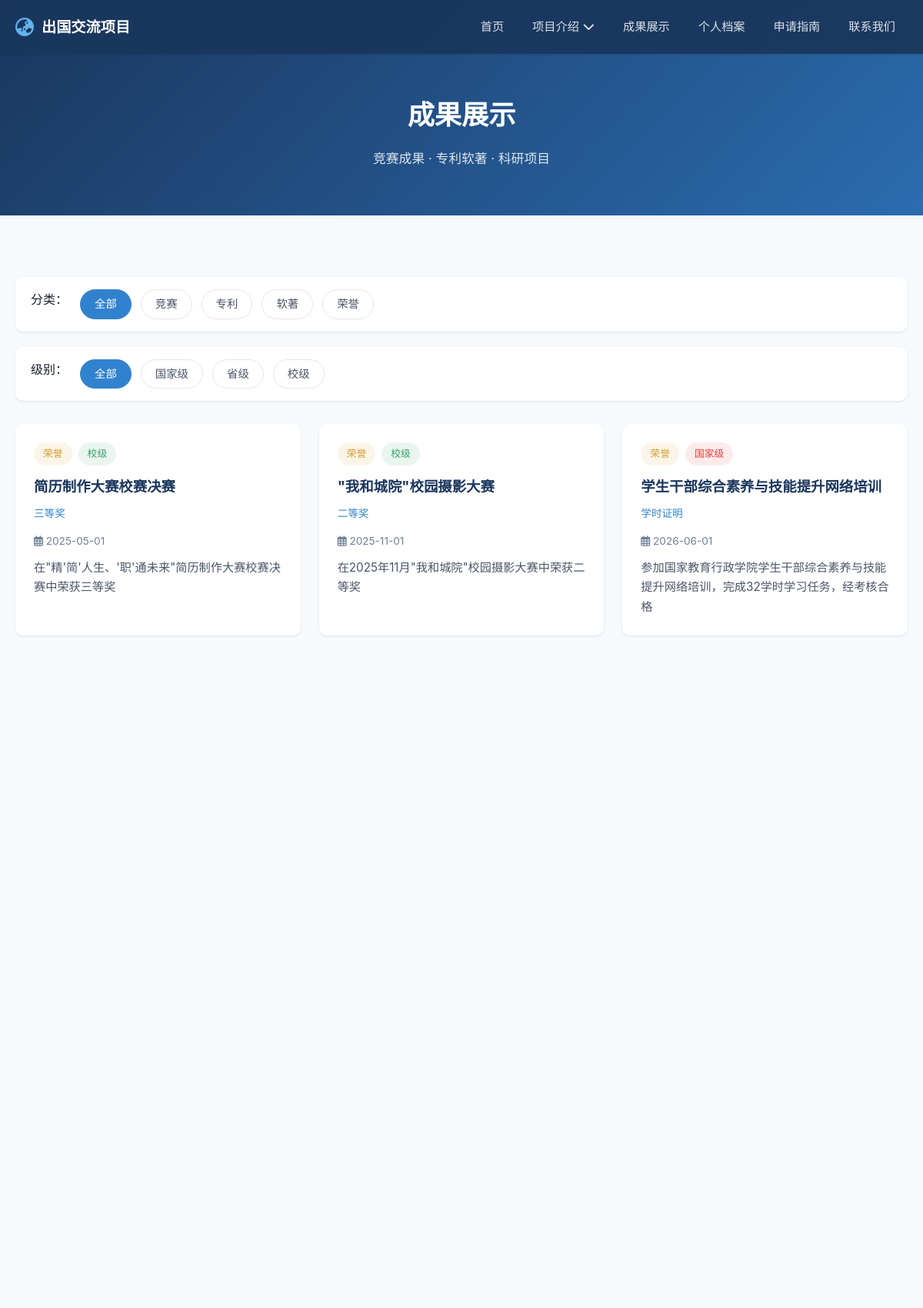
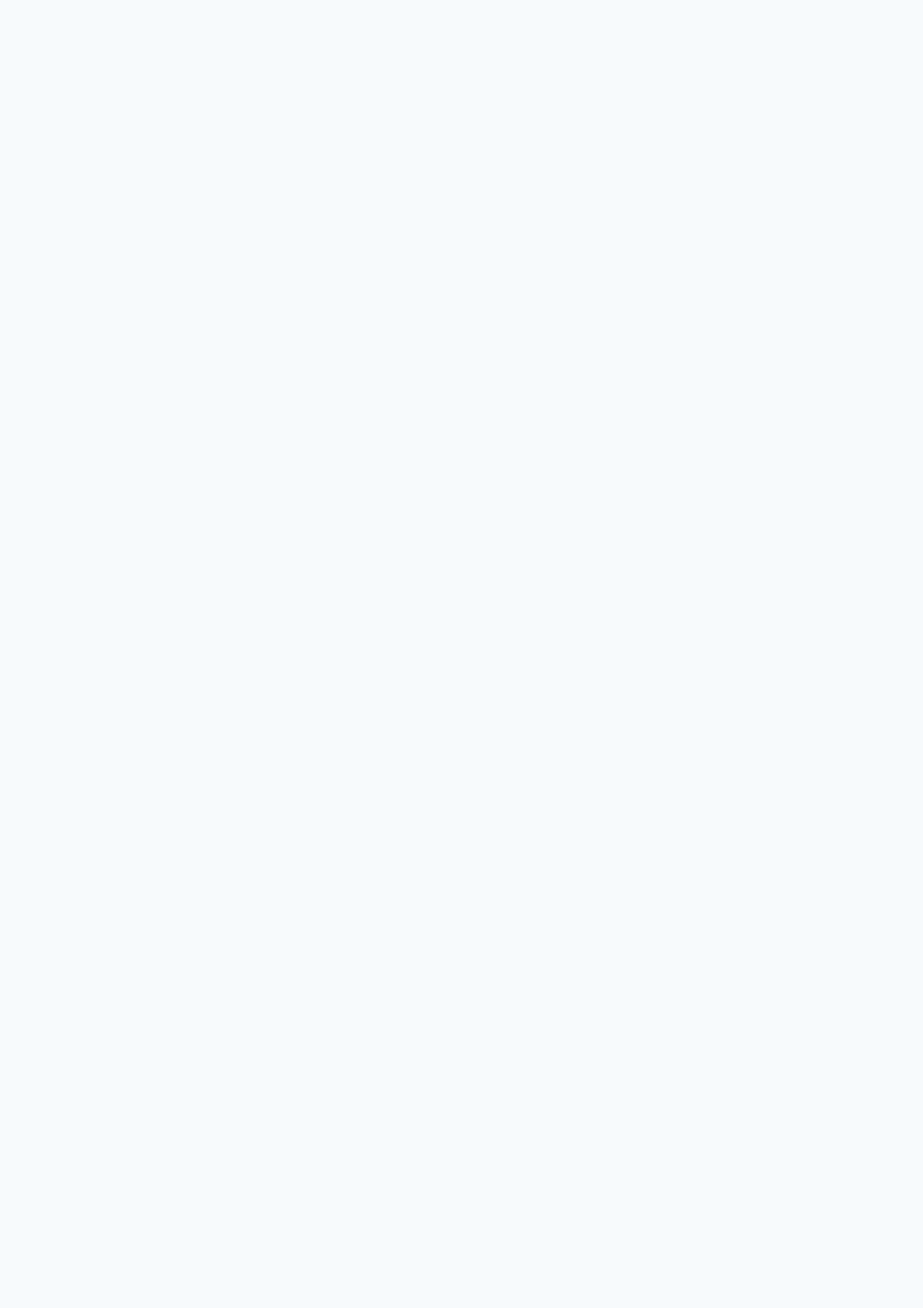
The page /achievement/ (upper part) on the database its author committed (2 pictures, top to bottom).
### app/models/models.py (models this page shows, shortened)
class Achievement(db.Model):
    __tablename__ = 'achievements'
    id = db.Column(db.Integer, primary_key=True)
    title = db.Column(db.String(200), nullable=False, comment='成果标题')
    description = db.Column(db.Text, comment='成果描述')
    category = db.Column(db.String(50), comment='成果类别：竞赛/专利/软著/论文/项目')
    level = db.Column(db.String(50), comment='级别：国家级/省级/校级')
    award = db.Column(db.String(200), comment='奖项/荣誉')
    date = db.Column(db.Date, comment='获得日期')
    image = db.Column(db.String(200), comment='成果图片')
    is_featured = db.Column(db.Boolean, default=False, comment='是否精选展示')
    created_at = db.Column(db.DateTime, default=datetime.now)

### app/routes/achievement.py (the view)
@achievement_bp.route('/')
def achievement_list():
    category = request.args.get('category', '')
    level = request.args.get('level', '')
    query = Achievement.query
    if category:
        query = query.filter_by(category=category)
    if level:
        query = query.filter_by(level=level)
    achievements = query.order_by(Achievement.created_at.desc()).all()
    categories = db.session.query(Achievement.category).distinct().all()
    levels = db.session.query(Achievement.level).distinct().all()
    return render_template('pages/achievement/list.html',
                           achievements=achievements,
                           categories=[c[0] for c in categories if c[0]],
                           levels=[l[0] for l in levels if l[0]],
                           current_category=category,
                           current_level=level)

### app/templates/pages/achievement/list.html (shortened to what this page needs)
{% extends "base.html" %}
{% block content %}
<div class="page-header">
    <div class="container">
        <h1>成果展示</h1>
        <p>竞赛成果 · 专利软著 · 科研项目</p>
    </div>
</div>
<section class="section">
    <div class="container">
        <div class="filter-bar">
            <span style="font-weight:500; color:var(--text-primary); margin-right:4px;">分类：</span>
            <a href="{{ url_for('achievement.achievement_list', category='', level=current_level) }}"
               class="filter-btn {% if not current_category %}active{% endif %}">全部</a>
            {% for cat in categories %}
            <a href="{{ url_for('achievement.achievement_list', category=cat, level=current_level) }}"
               class="filter-btn {% if current_category == cat %}active{% endif %}">{{ cat }}</a>
            {% endfor %}
        </div>
        <div class="filter-bar" style="margin-top:-10px;">
            <span style="font-weight:500; color:var(--text-primary); margin-right:4px;">级别：</span>
            <a href="{{ url_for('achievement.achievement_list', category=current_category, level='') }}"
               class="filter-btn {% if not current_level %}active{% endif %}">全部</a>
            <a href="{{ url_for('achievement.achievement_list', category=current_category, level='国家级') }}"
               class="filter-btn {% if current_level == '国家级' %}active{% endif %}">国家级</a>
            <a href="{{ url_for('achievement.achievement_list', category=current_category, level='省级') }}"
               class="filter-btn {% if current_level == '省级' %}active{% endif %}">省级</a>
            <a href="{{ url_for('achievement.achievement_list', category=current_category, level='校级') }}"
               class="filter-btn {% if current_level == '校级' %}active{% endif %}">校级</a>
        </div>
        <div class="card-grid">
            {% for item in achievements %}
            <a href="{{ url_for('achievement.achievement_detail', achievement_id=item.id) }}" class="card reveal" style="text-decoration:none; color:inherit;">
                <div class="card-body">
                    <div style="display:flex; gap:8px; margin-bottom:12px; flex-wrap:wrap;">
                        {% if item.category == '竞赛' %}
                        <span class="badge badge-competition">{{ item.category }}</span>
                        {% elif item.category == '专利' %}
                        <span class="badge badge-patent">{{ item.category }}</span>
                        {% elif item.category == '软著' %}
                        <span class="badge badge-patent">{{ item.category }}</span>
                        {% elif item.category == '荣誉' %}
                        <span class="badge badge-competition">{{ item.category }}</span>
                        {% else %}
                        <span class="badge">{{ item.category }}</span>
                        {% endif %}
                        {% if item.level == '国家级' %}
                        <span class="badge badge-national">{{ item.level }}</span>
                        {% elif item.level == '省级' %}
                        <span class="badge badge-provincial">{{ item.level }}</span>
                        {% elif item.level == '校级' %}
                        <span class="badge badge-school">{{ item.level }}</span>
                        {% endif %}
                    </div>
                    <h3>{{ item.title }}</h3>
                    {% if item.award %}
                    <p class="card-subtitle">{{ item.award }}</p>
                    {% endif %}
                    {% if item.date %}
                    <p style="font-size:0.85rem; color:var(--text-light); margin-bottom:10px;">
                        <i class="far fa-calendar-alt"></i> {{ item.date.strftime('%Y-%m-%d') }}
                    </p>
                    {% endif %}
                    {% if item.description %}
                    <p>{{ item.description[:100] }}{% if item.description|length > 100 %}...{% endif %}</p>
                    {% endif %}
                </div>
            </a>
            {% else %}
            <div style="text-align:center; padding:60px 20px; color:var(--text-light); grid-column:1/-1;">
                <i class="fas fa-trophy" style="font-size:3rem; margin-bottom:16px; display:block;"></i>
                <p>暂无相关成果</p>
            </div>
            {% endfor %}
        </div>
    </div>
</section>
{% endblock %}

### app/static/css/style.css (style rules this page uses)
:root { --primary: #1a365d; --primary-light: #2b6cb0; --primary-dark: #0f2440; --accent: #3182ce; --accent-light: #63b3ed; --success: #38a169; --warning: #d69e2e; --danger: #e53e3e; --text-primary: #1a202c; --text-secondary: #4a5568; --text-light: #718096; --bg-primary: #ffffff; --bg-secondary: #f7fafc; --bg-tertiary: #edf2f7; --border-color: #e2e8f0; --shadow-sm: 0 1px 3px rgba(0,0,0,0.1); --shadow-md: 0 4px 12px rgba(0,0,0,0.1); --shadow-lg: 0 10px 30px rgba(0,0,0,0.15); --radius-sm: 6px; --radius-md: 10px; --radius-lg: 16px; --transition: all 0.3s ease; --max-width: 1200px; }
*, *::before, *::after { margin: 0; padding: 0; box-sizing: border-box; }
html { scroll-behavior: smooth; font-size: 16px; }
body { font-family: 'Noto Sans SC', -apple-system, BlinkMacSystemFont, 'Segoe UI', sans-serif; color: var(--text-primary); background-color: var(--bg-secondary); line-height: 1.7; -webkit-font-smoothing: antialiased; }
a { color: var(--accent); text-decoration: none; transition: var(--transition); }
.container { max-width: var(--max-width); margin: 0 auto; padding: 0 20px; }
.section { padding: 80px 0; }
.card-grid { display: grid; grid-template-columns: repeat(auto-fill, minmax(320px, 1fr)); gap: 24px; }
.card { background: var(--bg-primary); border-radius: var(--radius-md); box-shadow: var(--shadow-sm); overflow: hidden; transition: var(--transition); }
.card-body { padding: 24px; }
.card-body h3 { font-size: 1.15rem; color: var(--primary); margin-bottom: 8px; }
.card-body .card-subtitle { font-size: 0.85rem; color: var(--accent); margin-bottom: 12px; font-weight: 500; }
.card-body p { color: var(--text-secondary); font-size: 0.95rem; line-height: 1.7; }
.badge { display: inline-block; padding: 4px 12px; border-radius: 50px; font-size: 0.8rem; font-weight: 500; }
.badge-national { background: rgba(229, 62, 62, 0.1); color: var(--danger); }
.badge-school { background: rgba(56, 161, 105, 0.1); color: var(--success); }
.badge-competition { background: rgba(214, 158, 46, 0.1); color: var(--warning); }
.page-header { background: linear-gradient(135deg, var(--primary) 0%, var(--primary-light) 100%); color: #fff; padding: 120px 20px 60px; text-align: center; }
.page-header h1 { font-size: 2.2rem; font-weight: 700; margin-bottom: 12px; }
.page-header p { font-size: 1.05rem; opacity: 0.85; }
.filter-bar { display: flex; gap: 12px; flex-wrap: wrap; margin-bottom: 30px; padding: 16px 20px; background: var(--bg-primary); border-radius: var(--radius-md); box-shadow: var(--shadow-sm); }
.filter-btn { padding: 6px 18px; border: 1px solid var(--border-color); border-radius: 50px; background: var(--bg-primary); color: var(--text-secondary); font-size: 0.9rem; cursor: pointer; transition: var(--transition); }
.filter-btn:hover, .filter-btn.active { background: var(--accent); color: #fff; border-color: var(--accent); }
.reveal { opacity: 0; transform: translateY(30px); transition: opacity 0.6s ease, transform 0.6s ease; }
.reveal.visible { opacity: 1; transform: translateY(0); }

### rows shown on the page
Achievement: category "荣誉", level "校级", title "简历制作大赛校赛决赛", award "三等奖", date "2025-05-01", description "在\"精'简'人生、'职'通未来\"简历制作大赛校赛决赛中荣获三等奖"
Achievement: category "荣誉", level "校级", title "\"我和城院\"校园摄影大赛", award "二等奖", date "2025-11-01", description "在2025年11月\"我和城院\"校园摄影大赛中荣获二等奖"
Achievement: category "荣誉", level "国家级", title "学生干部综合素养与技能提升网络培训", award "学时证明", date "2026-06-01", description "参加国家教育行政学院学生干部综合素养与技能提升网络培训，完成32学时学习任务，经考核合格"

### other values the page prints
{{ cat }} "竞赛" "专利" "软著" "荣誉"
